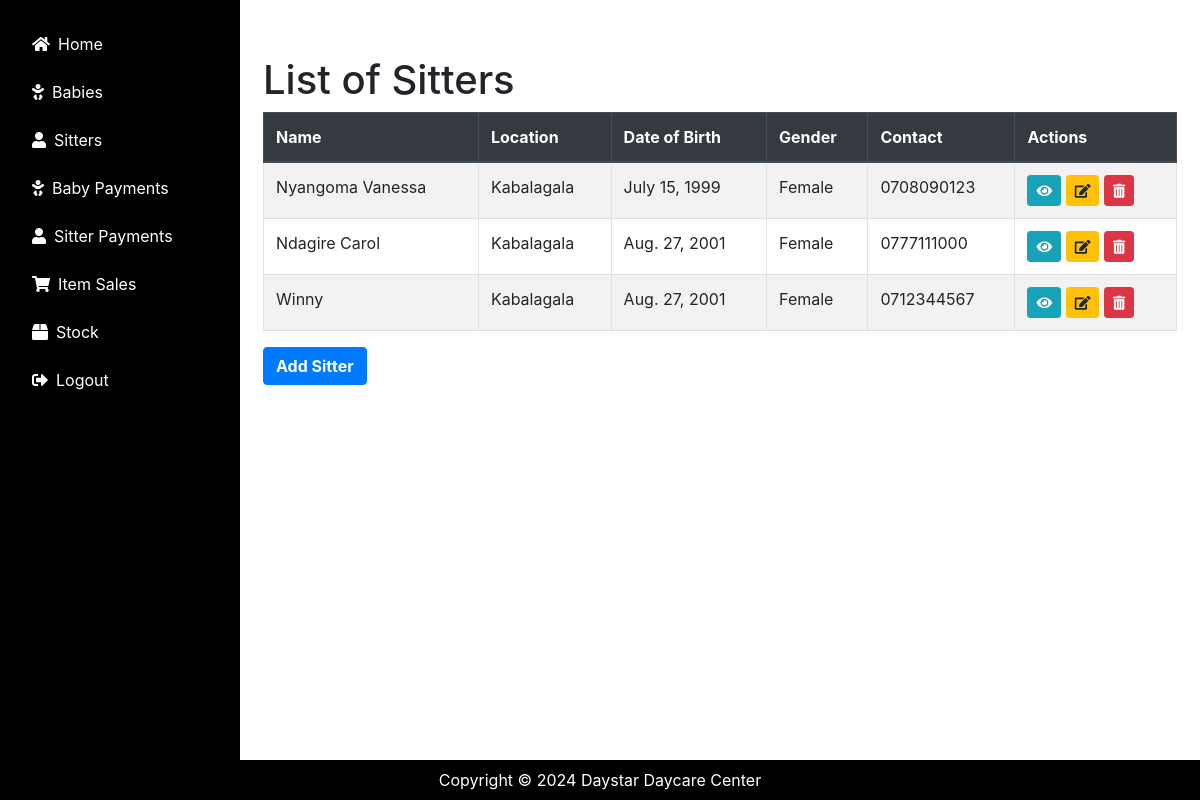
The page /sitters/ on the database its author committed.
### daycare/models.py (models this page shows, shortened)
class Sitter(models.Model):
    s_name = models.CharField(max_length=20)
    location = models.CharField(max_length=20, default='Kabalagala')
    date_of_birth = models.DateField()
    gender = models.CharField(max_length=10, choices=[('M', 'Male'), ('F', 'Female')])
    next_of_kin = models.CharField(max_length=20)
    nin = models.CharField(max_length=20)
    recommender_name = models.CharField(max_length=20)
    religion = models.CharField(max_length=25, blank=True)
    education_level = models.CharField(max_length=255)
    sitter_number = models.CharField(max_length=8,  unique=True,blank=False, null=True)
    contact = models.CharField(max_length=15)

### daycare/views.py (the view)
# urls.py: path('sitters/', views.list_sitters, name='list_sitters'),
def list_sitters(request):
    sitters = Sitter.objects.all()
    return render(request, 'daycare/sitter_list.html', {'sitters': sitters})

### daycare/templates/daycare/sitter_list.html (shortened to what this page needs)
{% extends "daycare/base.html" %}
{% block content %}
<!DOCTYPE html>
<html lang="en">
<head>
    <link rel="stylesheet" href="https://stackpath.bootstrapcdn.com/bootstrap/4.3.1/css/bootstrap.min.css">
    <link rel="stylesheet" href="https://cdnjs.cloudflare.com/ajax/libs/font-awesome/5.15.3/css/all.min.css">
</head>
<body>
    <div class="container mt-5">
        <h1>List of Sitters</h1>
        <table class="table table-bordered table-striped">
            <thead class="thead-dark">
                <tr>
                    <th>Name</th>
                    <th>Location</th>
                    <th>Date of Birth</th>
                    <th>Gender</th>
                    <th>Contact</th>
                    <th>Actions</th>
                </tr>
            </thead>
            <tbody>
                {% for sitter in sitters %}
                    <tr>
                        <td>{{ sitter.s_name }}</td>
                        <td>{{ sitter.location }}</td>
                        <td>{{ sitter.date_of_birth }}</td>
                        <td>{{ sitter.get_gender_display }}</td>
                        <td>{{ sitter.contact }}</td>
                        <td>
                            <a href="{% url 'view_sitter' sitter.id %}" class="btn btn-info btn-sm" title="View">
                                <i class="fas fa-eye"></i>
                            </a>
                            <a href="{% url 'edit_sitter' sitter.id %}" class="btn btn-warning btn-sm" title="Edit">
                                <i class="fas fa-edit"></i>
                            </a>
                            <button type="button" class="btn btn-danger btn-sm" title="Delete" data-toggle="modal" data-target="#deleteModal{{ sitter.id }}">
                                <i class="fas fa-trash-alt"></i>
                            </button>
                        </td>
                    </tr>
                {% endfor %}
            </tbody>
        </table>
        <a href="{% url 'add_sitter' %}" class="btn btn-primary"><b>Add Sitter</b></a>
    </div>
</body>
</html>
{% endblock %}

### rows shown on the page
Sitter: s_name "Nyangoma Vanessa", location "Kabalagala", date_of_birth "July 15, 1999", gender "Female", contact "0708090123"
Sitter: s_name "Ndagire Carol", location "Kabalagala", date_of_birth "Aug. 27, 2001", gender "Female", contact "0777111000"
Sitter: s_name "Winny", location "Kabalagala", date_of_birth "Aug. 27, 2001", gender "Female", contact "0712344567"
